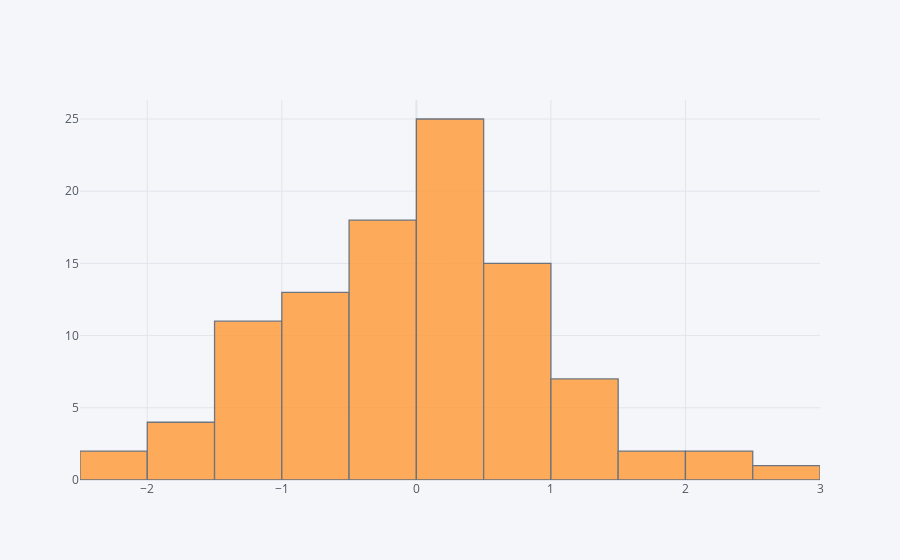

The notebook cell saved with this chart:
### Code cell
dataframe['a'].iplot(kind='hist')

### Figure 1 — Plotly figure (JSON) as saved in the notebook; plotly's stock layout.template omitted (floating-point values rounded to 4 significant figures)
{"data": [{"histfunc": "count", "histnorm": "", "marker": {"color": "rgba(255, 153, 51, 1.0)", "line": {"color": "#4D5663", "width": 1.3}}, "name": "a", "opacity": 0.8, "orientation": "v", "type": "histogram", "x": [-0.6239, 1.123, 0.2765, -1.454, 0.7617, 0.4236, -0.8423, 0.8185, 0.8368, 0.1132, -0.2263, -1.201, 1.274, -0.4194, 2.104, -0.5106, 0.4105, 0.4086, -0.1903, -0.3406, 1.72, -1.059, -0.3135, -1.616, 0.2593, -1.366, 0.06026, 0.4958, -0.06574, -0.7392, -0.8581, 0.1348, -0.7903, 0.8229, 1.07, 0.9057, -0.5807, -0.7122, 0.4693, 0.2823, 0.06302, -1.609, 0.1622, 0.2499, -0.3931, 0.4692, -0.3112, -2.03, 0.7238, -0.3923, -0.08416, 1.769, -0.05322, 0.6983, -1.464, 1.169, -1.022, 0.38, 1.06, 0.19, -1.384, 0.03798, -0.8459, -0.39, -0.547, 0.3101, -0.2763, -1.659, 2.056, 0.5575, 0.4122, -0.2387, 0.3671, -0.7035, 0.5542, -1.397, 0.03952, 0.7606, -0.5994, 0.7478, 0.4323, -0.7334, 1.226, 0.518, -0.3001, -1.919, 0.9558, 0.4644, -1.026, 2.79, -0.1344, -1.377, 1.467, -2.15, -0.1316, -1.328, 0.6638, 0.957, -0.1995, 0.4238]}], "layout": {"barmode": "overlay", "legend": {"bgcolor": "#F5F6F9", "font": {"color": "#4D5663"}}, "paper_bgcolor": "#F5F6F9", "plot_bgcolor": "#F5F6F9", "title": {"font": {"color": "#4D5663"}}, "xaxis": {"gridcolor": "#E1E5ED", "showgrid": true, "tickfont": {"color": "#4D5663"}, "title": {"font": {"color": "#4D5663"}, "text": ""}, "zerolinecolor": "#E1E5ED"}, "yaxis": {"gridcolor": "#E1E5ED", "showgrid": true, "tickfont": {"color": "#4D5663"}, "title": {"font": {"color": "#4D5663"}, "text": ""}, "zerolinecolor": "#E1E5ED"}}}
